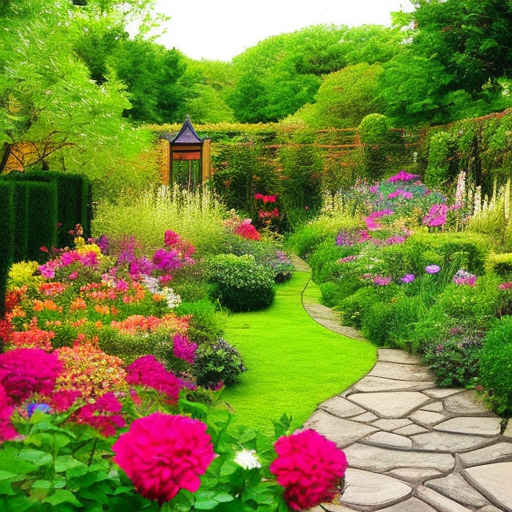
#> input picture data_example/text000_a_beautiful_garden/rgbs/00000.png, 512 x 512 px; its folder holds only this picture in this run
$ python -i scene_util.py   (imports and definitions only)
#> lines starting #> are read from the running program, lines starting #| are printed output that depends on the picture
import os
import glob
import numpy as np
import json
import cv2
import random, math, imageio

# [125 lines left out: functions read_files, load_ground_truth_depth, eliminate_depth_error, not called in this run]

def normalize(x):
    return x / np.linalg.norm(x, axis=-1, keepdims=True)

# [27 lines left out: functions viewmatrix, R_x, R_y, R_z, not called in this run]
def eulerangle2rotation(theta):
    return np.dot(R_z(theta[2]), np.dot(R_y(theta[1]), R_x(theta[0])))

def cam_traj_gen(num_frames, traj_type='rectangle', random_sample=False, radius=0.5, pose_ref=None, for_training=False):
    if 'circle0_' in traj_type:
        try:
            circle_angle = float(traj_type.split('_')[-1])
        except ValueError:
            print('traj_type circle0_angle: angle should be a figure!')
        traj_type = 'circle0_angle'
    if 'circle_' in traj_type:
        try:
            circle_angle = float(traj_type.split('_')[-1])
        except ValueError:
            print('traj_type circle0_angle: angle should be a figure!')
        traj_type = 'circle_angle'
    if 'line_' in traj_type: # line_pitch_yaw_distance
        try:
            angle_pitch = float(traj_type.split('_')[1])
            angle_yaw = float(traj_type.split('_')[2])
            line_length = float(traj_type.split('_')[-1])
        except ValueError:
            print('traj_type line_pitch_yaw_distance: pitch/yaw/distance should be a figure!')
        traj_type = 'line_move'


    if traj_type == 'rectangle':
        if num_frames < 36:
            num_frames = 36
        corner_points = np.array([[1, 0, 1],
                                  [0, 0, 1],
                                  [0, 0, 0],
                                  [1, 0, 0],
                                  [1, 0, 1], ])
        num_path = len(corner_points) - 1
        num_each = int(num_frames/(num_path*3))
        rot_std = np.eye(3)
        trans_wights = np.array([0.005, 0.01, 0.01])
        poses = []
        for i in range(num_path):
            start_p = corner_points[i]
            end_p = corner_points[i+1]
            vec = normalize(end_p-start_p)
            dis = np.sqrt(np.sum((end_p-start_p)**2))/num_each
            theta = i*np.pi/2
            rota = R_y(theta)
            rot_ref = np.dot(rota, rot_std)
            for j in range(num_each):
                trans = start_p + vec*dis*j
                rot = rot_ref.copy()
                if random_sample:
                    ang_x = random.randint(-3, 3) * np.pi / 180
                    ang_y = random.randint(-3, 3) * np.pi / 180
                    rot_rdm = np.dot(R_y(ang_y), R_x(ang_x))
                    trans_rdm = trans_wights * (np.random.random_sample(3) * 2 - 1)
                    trans = trans + trans_rdm
                    rot = np.dot(rot_rdm, rot)
                pose = np.eye(4)
                pose[:3,:3] = rot
                pose[:3, 3] = trans
                poses.append(pose)
            # Corner transition
            num_corner = 2*num_each
            ang_j = np.pi/2/(num_corner+1)
            for j in range(num_corner):
                ang = ang_j * (j+1)
                rot = np.dot(R_y(ang), rot_ref)
                pose = np.eye(4)
                pose[:3,:3] = rot
                pose[:3, 3] = end_p
                poses.append(pose)
        poses = np.stack(poses)
    elif traj_type == 'circle0':
        rot_std = np.eye(3)
        trans_std = np.array([0.0, 0.0, 0.0])
        trans_wights = np.array([0.005, 0.01, 0.01])
        ang_i = -2 * np.pi / num_frames
        poses = []
        for i in range(num_frames):
            rot = np.dot(R_y(ang_i*i), rot_std)
            trans = trans_std.copy()
            if random_sample:
                ang_x = random.randint(-3, 3) * np.pi / 180
                ang_y = random.randint(-3, 3) * np.pi / 180
                rot_rdm = np.dot(R_y(ang_y), R_x(ang_x))
                trans_rdm = trans_wights * (np.random.random_sample(3) * 2 - 1)
                trans = trans + trans_rdm
                rot = np.dot(rot_rdm, rot)
            pose = np.eye(4)
            pose[:3,:3] = rot
            pose[:3, 3] = trans
            poses.append(pose)
        poses = np.stack(poses)
    elif traj_type == 'circle0_angle':
        rot_std = np.eye(3)
        trans_std = np.array([0.0, 0.0, 0.0])
        trans_wights = np.array([0.005, 0.01, 0.01])
        ang_i = -2 * np.pi * (circle_angle/360) / num_frames
        poses = []
        for i in range(num_frames):
            rot = np.dot(R_y(ang_i*i), rot_std)
            trans = trans_std.copy()
            if random_sample:
                ang_x = random.randint(-3, 3) * np.pi / 180
                ang_y = random.randint(-3, 3) * np.pi / 180
                rot_rdm = np.dot(R_y(ang_y), R_x(ang_x))
                trans_rdm = trans_wights * (np.random.random_sample(3) * 2 - 1)
                trans = trans + trans_rdm
                rot = np.dot(rot_rdm, rot)
            pose = np.eye(4)
            pose[:3,:3] = rot
            pose[:3, 3] = trans
            poses.append(pose)
        poses = np.stack(poses)
    elif traj_type == 'circle':
        radius = radius
        center = np.array([0., 0., 0.])
        rot_std = np.eye(3)
        if for_training:
            part_num = int(num_frames/2)
        else:
            part_num = num_frames
        ang_i = -2 * np.pi / part_num
        poses1, poses2 = [], []
        for i in range(part_num):
            rot = np.dot(R_y(ang_i*i), rot_std)
            trans = center + radius*normalize(rot[:3, 2])
            pose = np.eye(4)
            pose[:3,:3] = rot
            pose[:3, 3] = trans
            poses1.append(pose)
            pose2 = pose.copy()
            pose2[:3, 3] = trans + 0.5*radius*normalize(rot[:3, 0])
            poses2.append(pose2)
        if for_training:
            poses1_inv = poses1[::-1]
            num = int(part_num/2)
            poses = []
            for i in range(num):
                poses.append(poses1[i])
                poses.append(poses1_inv[i])
            # poses += poses2
        else:
            poses = poses1
        poses = np.stack(poses)
    elif traj_type == 'circle_angle':
        radius = radius
        center = np.array([0., 0., 0.])
        rot_std = np.eye(3)
        trans_wights = np.array([0.005, 0.01, 0.01])
        ang_i = -2 * np.pi * (circle_angle/360) / num_frames
        poses = []
        for i in range(num_frames):
            rot = np.dot(R_y(ang_i*i), rot_std)
            trans = center + radius*normalize(rot[:3, 2])
            if random_sample:
                ang_x = random.randint(-3, 3) * np.pi / 180
                ang_y = random.randint(-3, 3) * np.pi / 180
                rot_rdm = np.dot(R_y(ang_y), R_x(ang_x))
                trans_rdm = trans_wights * (np.random.random_sample(3) * 2 - 1)
                trans = trans + trans_rdm
                rot = np.dot(rot_rdm, rot)
            pose = np.eye(4)
            pose[:3,:3] = rot
            pose[:3, 3] = trans
            poses.append(pose)
        poses = np.stack(poses)
    elif traj_type == 'line_move':
        if pose_ref is None:
            pose_ref = np.eye(4)
        delta_dis = line_length/num_frames
        up = normalize(pose_ref[:3, 1])
        h_v = normalize(pose_ref[:3, 0])
        z_v = normalize(pose_ref[:3, 2])
        center = pose_ref[:3, 3]
        direction = (z_v * np.cos(angle_pitch/180*np.pi) + up * np.sin(angle_pitch/180*np.pi)) * np.cos(angle_yaw/180*np.pi) + h_v * np.sin(angle_yaw/180*np.pi)
        poses = []
        for i in range(num_frames):
            posi = center + i*delta_dis*direction
            pose = pose_ref.copy()
            pose[:3, 3] = posi
            poses.append(pose)
        poses = np.stack(poses)


    # [17 lines of commented-out code are left out]

    return poses

# [378 lines left out: functions get_double_circle_poses_from_center_pose, get_rocking_traj_pose, get_circle_spiral_poses_from_pose, get_circle_poses_from_pose, get_local_fixed_poses, get_local_fixed_poses2 and 5 more, not called in this run]

>>> import cv2
>>> picture = cv2.imread('../data_example/text000_a_beautiful_garden/rgbs/00000.png', cv2.IMREAD_GRAYSCALE)
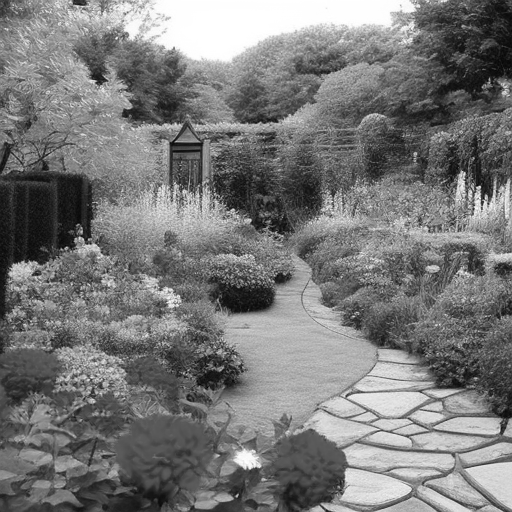
#> picture: shape (512, 512); min 0, max 255, mean 120.8
>>> result = cam_traj_gen(picture)
#> (the run stopped early here; a loop or call above may not have finished)
